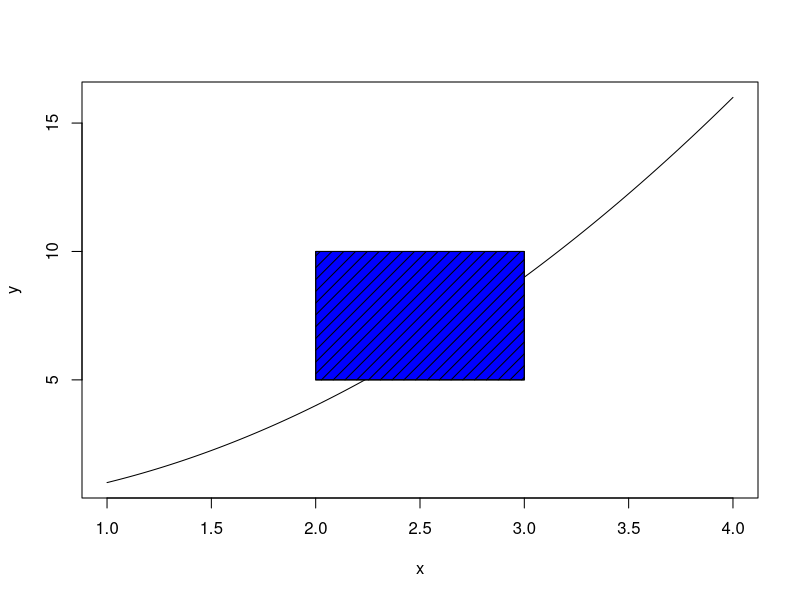
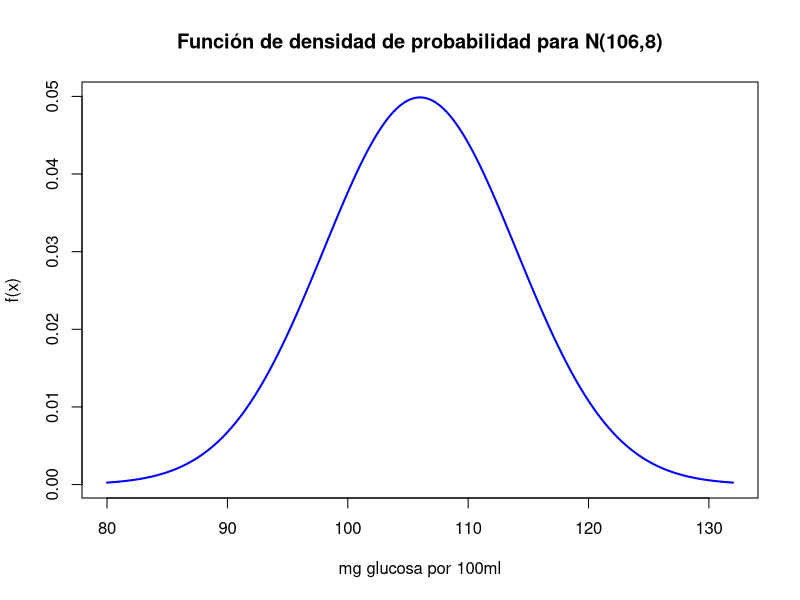
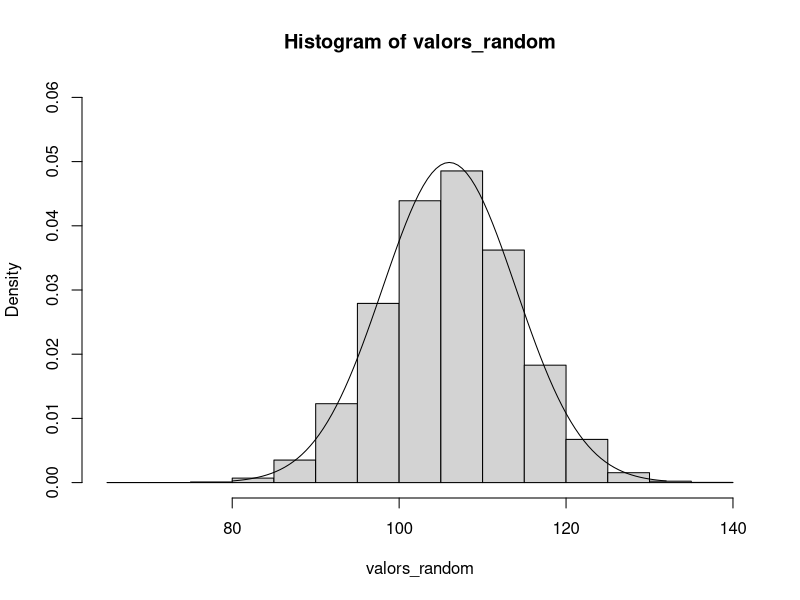

Write the R code that produced these figures, in order.
# Ejemplo de como dibujar poligonos
x <- seq(1,4,0.01)
y <- x^2
plot(x,y,cex=0.7, type="l")
polygon(c(2,3,3,2),c(5,5,10,10),col="blue")
polygon(c(2,3,3,2),c(5,5,10,10),density = 12)


# Ejecicio de una normal, para un caso de población diabética

# La glucemia basal de los diabéticos sigue una normal
# con media 106 mg por 100ml, y desviación típica 8 mg por 100 ml N(106, 8). 
# Se pide:
# a) Representa la grafica

valors_x <- seq(80,132,0.01)
valors_y <- dnorm(valors_x, 106, 8)
plot(valors_x, valors_y, type = "l", col = "blue", lwd = 2,
     main="Función de densidad de probabilidad para N(106,8)", 
     xlab="mg glucosa por 100ml", ylab="f(x)")

# b) Simulacion de la glucemia diabeticos de una poblacion  (mean = 106, sd = 8)

valors_random <- rnorm(20000, 106, 8)
hist(valors_random, freq=FALSE, ylim=c(0, 0.06))  # pongo un ylim para que se vea bien hasta arriba la curva que viene abajo
curve(dnorm(x, 106, 8), xlim=c(80,132), add=TRUE)

# c) La proporción de diabéticos con una glucemia basal inferior a 120 mg por100 ml, P(X<120) (recuerda que en variables continuas es lo mismo menor que  menor o igual). 

pnorm(120, 106, 8)

# d) Representa el area en la grafica que refleja la probabilidad P(X=<120) 

# e) La proporción de diabéticos con una glucemia basal comprendida entre 106 y 120 mg por 100 ml.

pnorm(120, 106, 8) - pnorm(106,106,8)
# ojo, pnorm(106,106,8 es 0.5)

# f) Reprenta el area en la grafica que refleja la probabilidad P(106 =<X =<110) 
# g) La proporción de diabéticos con una glucemia basal mayor de 120 mg por100 ml.

1 - pnorm(120,106,8)

# h) Reprenta el area en la grafica que refleja la probabilidad P(X>120) =1-P(X =<120) 

# i) Calcula el nivel de glucemia tal que por debajo de ese nivel esten el 25% de los diabéticos (es decir, el primer cuartil).

qnorm(0.25, 106, 8)

# j) Calcula el nivel de glucemia tal que por debajo de ese nivel esten el 50% de # los diabéticos (es decir, el segundo cuartil).